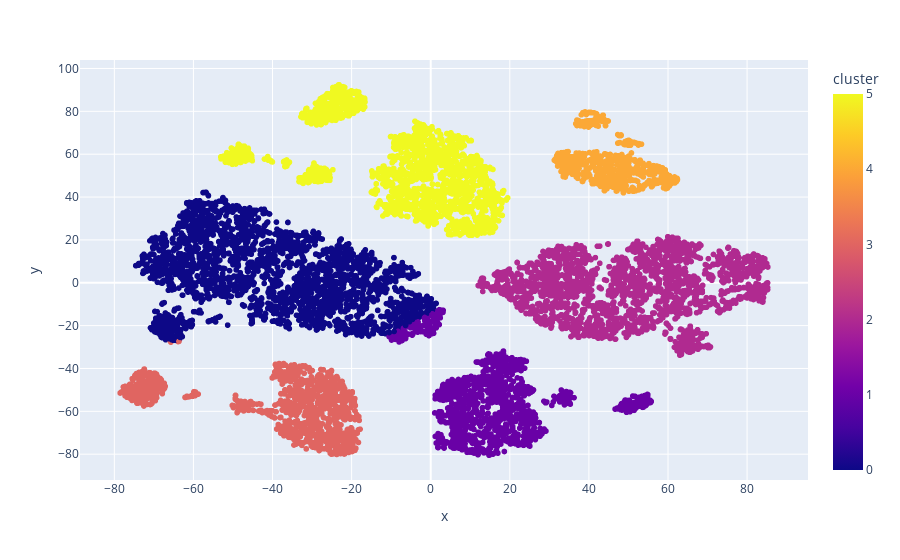

Write notebook code for a chart like this one.
### Code cell
kmeans = KMeans(n_clusters=6)
data_tsne['cluster'] = kmeans.fit_predict(data_tsne)

px.scatter(data_tsne, x='x', y='y', color='cluster')

### Figure 1 — Plotly figure (JSON) as saved in the notebook; plotly's stock layout.template omitted (floating-point values rounded to 4 significant figures; data arrays with more than 128 entries replaced by an {"elided": "..."} marker saying what was removed)
{"data": [{"hovertemplate": "x=%{x}<br>y=%{y}<br>cluster=%{marker.color}<extra></extra>", "legendgroup": "", "marker": {"color": {"elided": "11814 int values"}, "coloraxis": "coloraxis", "symbol": "circle"}, "mode": "markers", "name": "", "showlegend": false, "type": "scattergl", "x": {"elided": "11814 float values"}, "xaxis": "x", "y": {"elided": "11814 float values"}, "yaxis": "y"}], "layout": {"coloraxis": {"colorbar": {"title": {"text": "cluster"}}, "colorscale": [[0, "#0d0887"], [0.1111, "#46039f"], [0.2222, "#7201a8"], [0.3333, "#9c179e"], [0.4444, "#bd3786"], [0.5556, "#d8576b"], [0.6667, "#ed7953"], [0.7778, "#fb9f3a"], [0.8889, "#fdca26"], [1, "#f0f921"]]}, "legend": {"tracegroupgap": 0}, "margin": {"t": 60}, "xaxis": {"anchor": "y", "domain": [0, 1], "title": {"text": "x"}}, "yaxis": {"anchor": "x", "domain": [0, 1], "title": {"text": "y"}}}}
